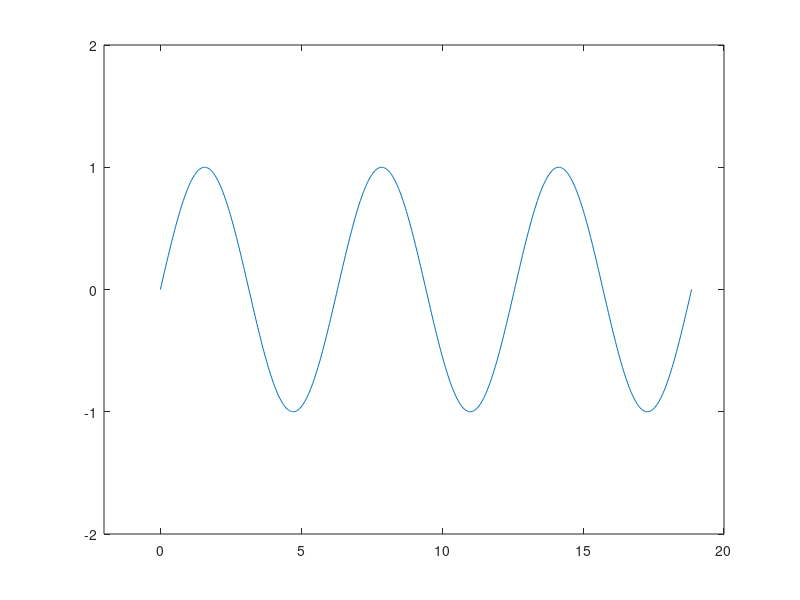

The MATLAB source for this figure:
x = 0:pi/100:6*pi;
y = sin(x);
%vx = 0;
%p1 = [vx sin(vx)];
%p2 = [vx-cos(vx) sin(vx)+sin(vx)];
%dp = p2-p1;
%hold off;
%quiver(p1(1),p1(2),dp(1),dp(2),0)
%hold on;
plot(x,y);
xlim([-2 20]);
ylim([-2 2]);